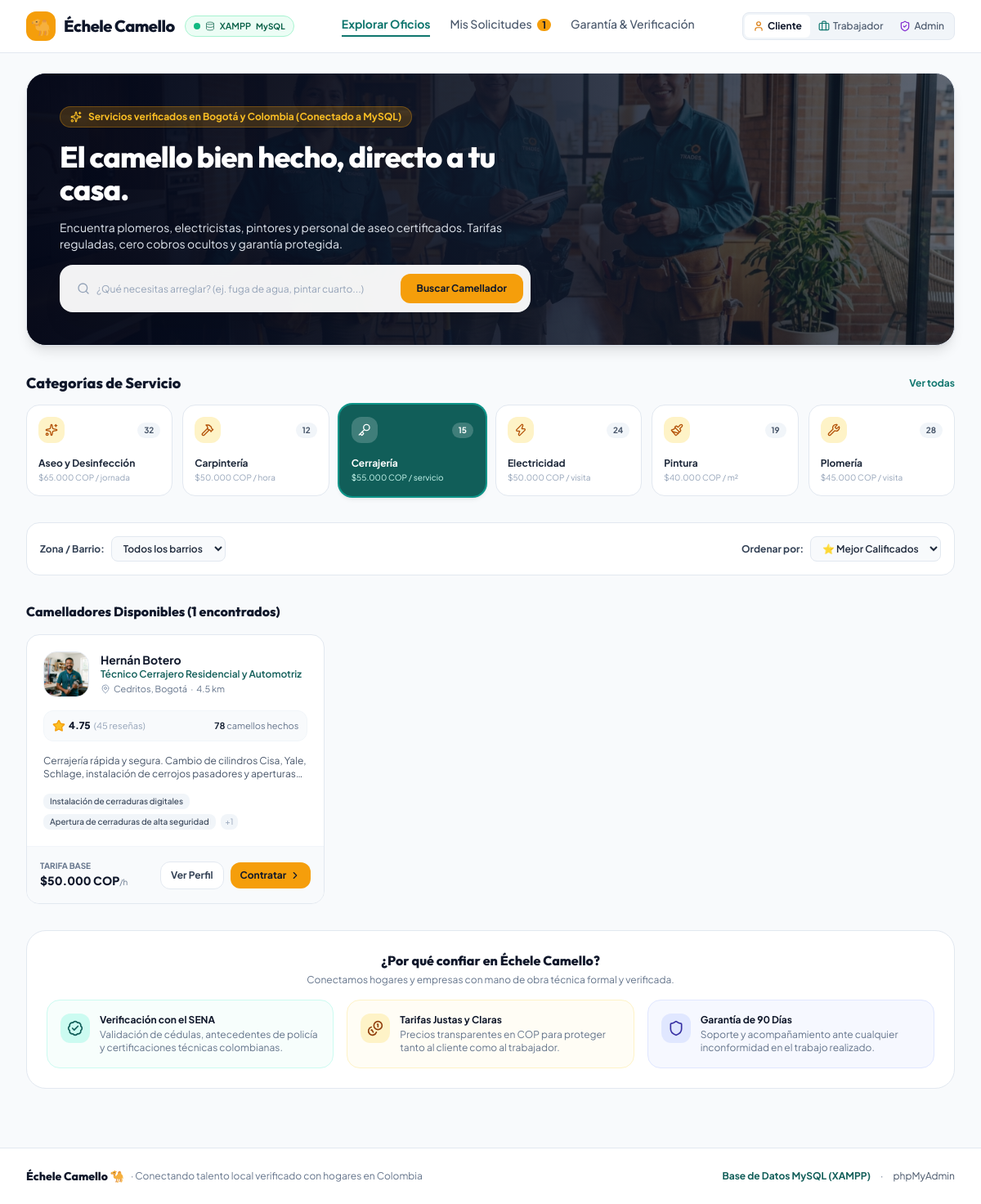
/php/index.php?tab=explorar&role=cliente&cat=cerrajeria, run on the app's committed database.
### tables this page shows
CREATE TABLE `categories` (
  `id` VARCHAR(50) NOT NULL,
  `name` VARCHAR(100) NOT NULL,
  `iconName` VARCHAR(50) NOT NULL,
  `count` INT NOT NULL DEFAULT 0,
  `description` TEXT NOT NULL,
  `baseRate` VARCHAR(100) NOT NULL,
  PRIMARY KEY (`id`)
);

CREATE TABLE `workers` (
  `id` VARCHAR(50) NOT NULL,
  `name` VARCHAR(150) NOT NULL,
  `trade` VARCHAR(150) NOT NULL,
  `categoryId` VARCHAR(50) NOT NULL,
  `avatar` VARCHAR(255) NOT NULL,
  `rating` DECIMAL(3,2) NOT NULL DEFAULT 5.00,
  `reviewsCount` INT NOT NULL DEFAULT 0,
  `completedJobsCount` INT NOT NULL DEFAULT 0,
  `distanceKm` DECIMAL(4,1) NOT NULL DEFAULT 1.0,
  `neighborhood` VARCHAR(150) NOT NULL,
  `hourlyRate` INT NOT NULL DEFAULT 0,
  `baseServiceRate` INT NOT NULL DEFAULT 0,
  `bio` TEXT NOT NULL,
  `experienceYears` INT NOT NULL DEFAULT 0,
  `phone` VARCHAR(50) NOT NULL,
  `isVerified` TINYINT(1) NOT NULL DEFAULT 0,
  `documentStatus` ENUM('PENDIENTE_DE_VERIFICACION', 'VERIFICADO', 'RECHAZADO') NOT NULL DEFAULT 'PENDIENTE_DE_VERIFICACION',
  `isAvailableToday` TINYINT(1) NOT NULL DEFAULT 1,
  `specialties` LONGTEXT NOT NULL,
  `unavailableSlots` LONGTEXT NOT NULL,
  `created_at` TIMESTAMP DEFAULT CURRENT_TIMESTAMP,
  PRIMARY KEY (`id`),
  KEY `fk_worker_category` (`categoryId`),
  CONSTRAINT `fk_worker_category` FOREIGN KEY (`categoryId`) REFERENCES `categories` (`id`) ON DELETE CASCADE
);

### php/index.php (the view, shortened to what the rows shown need)
<?php
require_once __DIR__ . '/db.php';
require_once __DIR__ . '/functions.php';
$activeRole = $_GET['role'] ?? $_SESSION['role'] ?? 'cliente';
$activeTab = $_GET['tab'] ?? 'explorar';
$selectedCategory = $_GET['cat'] ?? null;
$selectedNeighborhood = $_GET['barrio'] ?? 'TODOS';
$searchQuery = trim($_GET['q'] ?? '');
$sortBy = $_GET['sort'] ?? 'rating';
$categories = getCategories($pdo);
$workers = getWorkers($pdo, $selectedCategory, $selectedNeighborhood, $searchQuery, $sortBy);
?>
<!DOCTYPE html>
<html lang="es">
<head>
    <script src="https://cdn.tailwindcss.com"></script>
</head>
<body class="min-h-screen flex flex-col text-slate-800">
    <main class="flex-1 max-w-7xl w-full mx-auto px-4 sm:px-6 lg:px-8 py-6 space-y-8">
        <?php if ($activeTab === 'explorar'): ?>
            <div class="relative rounded-3xl overflow-hidden shadow-lg border border-slate-200 bg-slate-900 min-h-[300px] flex items-center">
                <div class="relative z-10 max-w-2xl p-6 sm:p-10 space-y-4">
                    <h1 class="font-heading font-extrabold text-3xl sm:text-4xl text-white tracking-tight leading-tight">
                        El camello bien hecho, directo a tu casa.
                    </h1>
                </div>
            </div>
            <div class="space-y-3">
                <div class="flex items-center justify-between">
                    <h2 class="font-heading font-extrabold text-lg text-slate-900">Categorías de Servicio</h2>
                </div>
                <div class="grid grid-cols-2 sm:grid-cols-3 lg:grid-cols-6 gap-3">
                    <?php
                    $catIcons = [
                        'plomeria' => 'wrench',
                        'electricidad' => 'zap',
                        'pintura' => 'paintbrush',
                        'aseo' => 'sparkles',
                        'cerrajeria' => 'key',
                        'carpinteria' => 'hammer'
                    ];
                    foreach ($categories as $cat):
                        $isSelected = ($selectedCategory === $cat['id']);
                        $icon = $catIcons[$cat['id']] ?? 'briefcase';
                    ?>
                        <a href="index.php?tab=explorar&role=<?php echo $activeRole; ?>&cat=<?php echo $cat['id']; ?><?php echo !empty($searchQuery) ? '&q=' . urlencode($searchQuery) : ''; ?>" class="p-3.5 rounded-2xl border transition-all text-left flex flex-col justify-between h-28 group <?php echo $isSelected ? 'bg-teal-800 text-white border-teal-800 shadow-md ring-2 ring-teal-600' : 'bg-white hover:bg-slate-50 border-slate-200 text-slate-800 hover:shadow-xs'; ?>">
                            <div class="flex items-center justify-between">
                                <div class="w-8 h-8 rounded-xl flex items-center justify-center <?php echo $isSelected ? 'bg-white/20 text-white' : 'bg-amber-100 text-amber-700 group-hover:bg-amber-200'; ?>">
                                    <i data-lucide="<?php echo $icon; ?>" class="w-4 h-4"></i>
                                </div>
                                <span class="text-[10px] font-bold px-2 py-0.5 rounded-full <?php echo $isSelected ? 'bg-white/20 text-white' : 'bg-slate-100 text-slate-600'; ?>">
                                    <?php echo $cat['count']; ?>
                                </span>
                            </div>
                            <div>
                                <div class="font-bold text-xs"><?php echo htmlspecialchars($cat['name']); ?></div>
                                <div class="text-[10px] mt-0.5 line-clamp-1 <?php echo $isSelected ? 'text-teal-100' : 'text-slate-400'; ?>">
                                    <?php echo htmlspecialchars($cat['baseRate']); ?>
                                </div>
                            </div>
                        </a>
                    <?php endforeach; ?>
                </div>
            </div>
            <div>
                <?php if (empty($workers)): ?>
                    <div class="bg-white p-10 rounded-2xl border border-slate-200 text-center space-y-3">
                        <div class="w-12 h-12 rounded-full bg-slate-100 flex items-center justify-center mx-auto text-slate-400">
                            <i data-lucide="search-x" class="w-6 h-6"></i>
                        </div>
                        <h4 class="font-bold text-sm text-slate-800">No se encontraron camelladores</h4>
                        <p class="text-xs text-slate-500">Intenta cambiando el filtro de búsqueda o seleccionando otro barrio.</p>
                        <a href="index.php?tab=explorar&role=<?php echo $activeRole; ?>" class="inline-block px-4 py-2 bg-teal-800 text-white rounded-xl text-xs font-bold">Ver todos los camelladores</a>
                    </div>
                <?php else: ?>
                    <div class="grid grid-cols-1 md:grid-cols-2 lg:grid-cols-3 gap-5">
                        <?php foreach ($workers as $worker): ?>
                            <div class="bg-white rounded-2xl border border-slate-200 shadow-xs hover:shadow-md transition-all overflow-hidden flex flex-col justify-between">
                                <div class="p-5 space-y-4">
                                    <div class="flex items-start gap-3.5">
                                        <img src="<?php echo htmlspecialchars($worker['avatar_url']); ?>" alt="<?php echo htmlspecialchars($worker['name']); ?>" class="w-14 h-14 rounded-2xl object-cover border border-slate-200 shadow-2xs shrink-0">
                                        <div class="flex-1 min-w-0">
                                            <div class="flex items-center gap-1.5 flex-wrap">
                                                <h4 class="font-bold text-sm text-slate-900 truncate">
                                                    <?php echo htmlspecialchars($worker['name']); ?>
                                                </h4>
                                            </div>
                                            <div class="text-xs text-teal-800 font-semibold line-clamp-1">
                                                <?php echo htmlspecialchars($worker['trade']); ?>
                                            </div>
                                            <div class="text-[11px] text-slate-500 flex items-center gap-1 mt-0.5">
                                                <i data-lucide="map-pin" class="w-3 h-3 text-slate-400"></i>
                                                <span><?php echo htmlspecialchars($worker['neighborhood']); ?></span>
                                                <span>·</span>
                                                <span><?php echo $worker['distanceKm']; ?> km</span>
                                            </div>
                                        </div>
                                    </div>
                                    <div class="bg-slate-50 p-2.5 rounded-xl border border-slate-100 flex items-center justify-between text-xs">
                                        <div class="flex items-center gap-1">
                                            <i data-lucide="star" class="w-4 h-4 fill-amber-400 text-amber-500"></i>
                                            <span class="font-extrabold text-slate-900"><?php echo number_format($worker['rating'], 2); ?></span>
                                            <span class="text-slate-400 text-[11px]">(<?php echo $worker['reviewsCount']; ?> reseñas)</span>
                                        </div>
                                        <div class="text-slate-500 text-[11px]">
                                            <strong class="text-slate-800 font-bold"><?php echo $worker['completedJobsCount']; ?></strong> camellos hechos
                                        </div>
                                    </div>
                                    <p class="text-xs text-slate-600 line-clamp-2">
                                        <?php echo htmlspecialchars($worker['bio']); ?>
                                    </p>
                                    <?php if (!empty($worker['specialties_list'])): ?>
                                        <div class="flex flex-wrap gap-1.5">
                                            <?php foreach (array_slice($worker['specialties_list'], 0, 2) as $spec): ?>
                                                <span class="px-2 py-0.5 bg-slate-100 text-slate-700 rounded-lg text-[10px] font-medium">
                                                    <?php echo htmlspecialchars($spec); ?>
                                                </span>
                                            <?php endforeach; ?>
                                            <?php if (count($worker['specialties_list']) > 2): ?>
                                                <span class="px-1.5 py-0.5 bg-slate-100 text-slate-400 rounded-lg text-[10px]">
                                                    +<?php echo count($worker['specialties_list']) - 2; ?>
                                                </span>
                                            <?php endif; ?>
                                        </div>
                                    <?php endif; ?>
                                </div>
                                <div class="p-4 bg-slate-50 border-t border-slate-100 flex items-center justify-between gap-2">
                                    <div>
                                        <div class="text-[10px] text-slate-500 uppercase font-bold">Tarifa Base</div>
                                        <div class="font-extrabold text-slate-900 text-sm">
                                            <?php echo formatCOP($worker['hourlyRate']); ?><span class="text-[10px] font-normal text-slate-500">/h</span>
                                        </div>
                                    </div>
                                    <div class="flex items-center gap-2">
                                        <button onclick="openWorkerModal('<?php echo $worker['id']; ?>')" class="px-3 py-2 bg-white hover:bg-slate-100 border border-slate-200 text-slate-700 rounded-xl text-xs font-bold transition-all shadow-2xs">
                                            Ver Perfil
                                        </button>
                                        <button onclick="openBookingModal('<?php echo $worker['id']; ?>', '<?php echo htmlspecialchars(addslashes($worker['name'])); ?>', '<?php echo htmlspecialchars(addslashes($worker['trade'])); ?>', '<?php echo $worker['hourlyRate']; ?>', '<?php echo htmlspecialchars(addslashes($worker['avatar_url'])); ?>', '<?php echo htmlspecialchars($worker['phone']); ?>')" class="px-3 py-2 bg-amber-500 hover:bg-amber-600 text-slate-900 rounded-xl text-xs font-bold transition-all shadow-xs flex items-center gap-1">
                                            <span>Contratar</span>
                                            <i data-lucide="chevron-right" class="w-3.5 h-3.5"></i>
                                        </button>
                                    </div>
                                </div>
                            </div>
                        <?php endforeach; ?>
                    </div>
                <?php endif; ?>
            </div>
        <?php endif; ?>
    </main>
</body>
</html>

### data on the page
categories: count "32", name "Aseo y Desinfección", baseRate "$65.000 COP / jornada"
categories: count "12", name "Carpintería", baseRate "$50.000 COP / hora"
categories: count "15", name "Cerrajería", baseRate "$55.000 COP / servicio"
categories: count "24", name "Electricidad", baseRate "$50.000 COP / visita"
categories: count "19", name "Pintura", baseRate "$40.000 COP / m²"
categories: count "28", name "Plomería", baseRate "$45.000 COP / visita"
workers: name "Hernán Botero", trade "Técnico Cerrajero Residencial y Automotriz", neighborhood "Cedritos, Bogotá", distanceKm "4.5", rating "4.75", reviewsCount "45", completedJobsCount "78", bio "Cerrajería rápida y segura. Cambio de cilindros Cisa, Yale, Schlage, instalación de cerrojos pasadores y…", spec "Instalación de cerraduras digitales", spec "Apertura de cerraduras de alta seguridad", count($worker['specialties_list']) - 2 "1", hourlyRate "$50.000 COP"

### other printed values
$pendingCount "1"
count($workers) "1"
